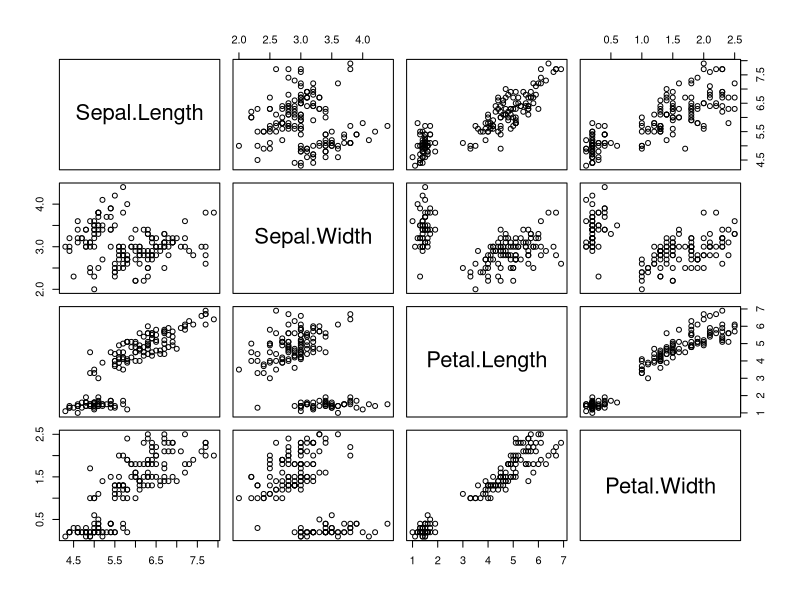
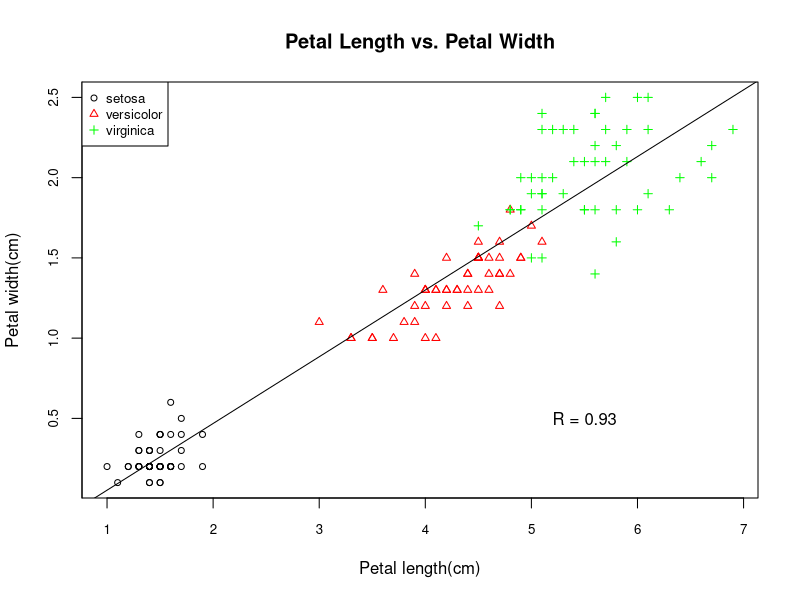

Recreate these plots in R, in order.
## ---- chunk 1
knitr::opts_chunk$set(echo = TRUE)
## ---- chunk 2
# iris dataset
data("iris")
iris
## ---- chunk 3
# look all graphy
pairs (iris[1:4])
## ---- chunk 4
# plot
plot(iris$Petal.Length, iris$Petal.Width,
     xlab = "Petal length(cm)",
     ylab = "Petal width(cm)",
     main = "Petal Length vs. Petal Width",
     col = c("black", "red", "green")[as.numeric(iris$Species)],
     pch = c(1, 2, 3)[as.numeric(iris$Species)],
     cex = 0.8,
     axes = FALSE ,)
box()

# range in x/y lable
x_range <- range(iris$Petal.Length)
y_range <- range(iris$Petal.Width)

# re-draw axis
axis(1, at = seq(floor(x_range[1]), ceiling(x_range[2]), by = 1), cex.axis = 0.8)
axis(2, at = seq(floor(y_range[1]), ceiling(y_range[2]), by = 0.5), cex.axis = 0.8) 


# legend label
legend("topleft",legend=c("setosa", "versicolor", "virginica"), 
       col=c("black", "red","green"), 
       pch=1:3, cex = 0.8) 

# r.squared line
model <- lm(Petal.Width ~ Petal.Length, data = iris)
r2_value <- summary(model)$r.squared
abline(model, col = "black", lwd = 1)
text(5.5, 0.5, label = paste("R =", round(r2_value, 2)), col = "black", cex=1) 

# saving in pdf format
pdf(file = "1015_assignment.pdf", paper = "A4")
dev.off()
